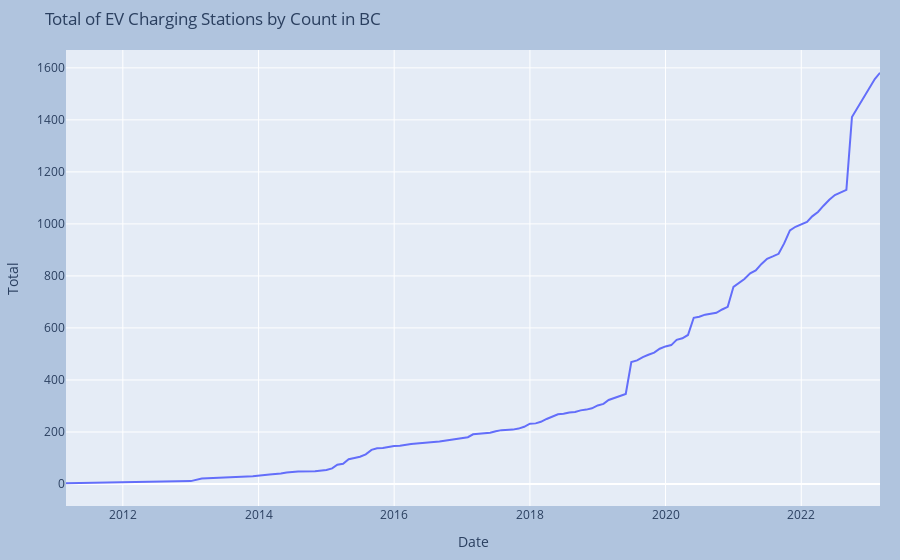

This figure's notebook cell:
### Markdown cell above
### These four graphs makeup the seasonal decomposition of BC's EV network. From Top to Bottom:
     
#### 1.) The first graph is the original time series data.

#### 2.) The second graph shows us the trend in the data. What we can see here is that between 2015 and 2016, there was an     increase in the number of EV charging stations being developed in BC. But then that trend declined to 2014 levels and remained there until 2019. Then we see that there was a huge increase in the number of charging stations being opened until the covid-19 pandemic hit where there was another decline. But this trend recovered and continued in 2021 and in 2022 saw the highest number of EV charging stations being opened.

#### 3.) The third graph shows us the seasonality component in the data. It seems there is a pattern during the year for EV stations being opened where the number of stations opened is higher in the earlier months of the year and then lower over the summer months.

#### 4.) The fourth and final graph is the noise in the data. This graph shows us the random fluctations in the data and is helpful for highlighting outliers and shows us if seasonal decomposition has performed well on this data. Based on this graph, certain months in 2019 and 2020, and 2021 may be outliers and it appears that seasonal deocomposition has done an effective job of capturing the dataset as there is no clear pattern in the residuals.

### Code cell
# Graph and dataset highlighting growth of EV's in BC
trend_data = trend_data.reset_index(drop=False)
trend_data['Total'] = 3
for i in range(len(trend_data)-1):
    count = trend_data['Count'][i+1]
    total = count + trend_data['Total'][i]
    trend_data['Total'][i+1] = total

fig = px.line(trend_data, x="Date", y="Total", title="Total of EV Charging Stations by Count in BC")
fig.update_layout(
    margin=dict(l=20, r=20, t=50, b=20),
    paper_bgcolor="LightSteelBlue",
)

fig.show()

### Figure 1 — Plotly figure (JSON) as saved in the notebook; plotly's stock layout.template omitted (floating-point values rounded to 4 significant figures)
{"data": [{"hovertemplate": "Date=%{x}<br>Total=%{y}<extra></extra>", "legendgroup": "", "line": {"color": "#636efa", "dash": "solid"}, "marker": {"symbol": "circle"}, "mode": "lines", "name": "", "orientation": "v", "showlegend": false, "type": "scatter", "x": ["2011-03-01T00:00:00", "2011-06-01T00:00:00", "2012-03-01T00:00:00", "2013-01-01T00:00:00", "2013-03-01T00:00:00", "2013-04-01T00:00:00", "2013-05-01T00:00:00", "2013-06-01T00:00:00", "2013-07-01T00:00:00", "2013-09-01T00:00:00", "2013-11-01T00:00:00", "2013-12-01T00:00:00", "2014-03-01T00:00:00", "2014-04-01T00:00:00", "2014-05-01T00:00:00", "2014-06-01T00:00:00", "2014-07-01T00:00:00", "2014-08-01T00:00:00", "2014-11-01T00:00:00", "2014-12-01T00:00:00", "2015-01-01T00:00:00", "2015-02-01T00:00:00", "2015-03-01T00:00:00", "2015-04-01T00:00:00", "2015-05-01T00:00:00", "2015-06-01T00:00:00", "2015-07-01T00:00:00", "2015-08-01T00:00:00", "2015-09-01T00:00:00", "2015-10-01T00:00:00", "2015-11-01T00:00:00", "2015-12-01T00:00:00", "2016-01-01T00:00:00", "2016-02-01T00:00:00", "2016-03-01T00:00:00", "2016-04-01T00:00:00", "2016-05-01T00:00:00", "2016-06-01T00:00:00", "2016-07-01T00:00:00", "2016-08-01T00:00:00", "2016-09-01T00:00:00", "2016-10-01T00:00:00", "2016-11-01T00:00:00", "2017-01-01T00:00:00", "2017-02-01T00:00:00", "2017-03-01T00:00:00", "2017-04-01T00:00:00", "2017-05-01T00:00:00", "2017-06-01T00:00:00", "2017-07-01T00:00:00", "2017-08-01T00:00:00", "2017-10-01T00:00:00", "2017-11-01T00:00:00", "2017-12-01T00:00:00", "2018-01-01T00:00:00", "2018-02-01T00:00:00", "2018-03-01T00:00:00", "2018-04-01T00:00:00", "2018-05-01T00:00:00", "2018-06-01T00:00:00", "2018-07-01T00:00:00", "2018-08-01T00:00:00", "2018-09-01T00:00:00", "2018-10-01T00:00:00", "2018-11-01T00:00:00", "2018-12-01T00:00:00", "2019-01-01T00:00:00", "2019-02-01T00:00:00", "2019-03-01T00:00:00", "2019-04-01T00:00:00", "2019-05-01T00:00:00", "2019-06-01T00:00:00", "2019-07-01T00:00:00", "2019-08-01T00:00:00", "2019-09-01T00:00:00", "2019-10-01T00:00:00", "2019-11-01T00:00:00", "2019-12-01T00:00:00", "2020-01-01T00:00:00", "2020-02-01T00:00:00", "2020-03-01T00:00:00", "2020-04-01T00:00:00", "2020-05-01T00:00:00", "2020-06-01T00:00:00", "2020-07-01T00:00:00", "2020-08-01T00:00:00", "2020-09-01T00:00:00", "2020-10-01T00:00:00", "2020-11-01T00:00:00", "2020-12-01T00:00:00", "2021-01-01T00:00:00", "2021-02-01T00:00:00", "2021-03-01T00:00:00", "2021-04-01T00:00:00", "2021-05-01T00:00:00", "2021-06-01T00:00:00", "2021-07-01T00:00:00", "2021-08-01T00:00:00", "2021-09-01T00:00:00", "2021-10-01T00:00:00", "2021-11-01T00:00:00", "2021-12-01T00:00:00", "2022-01-01T00:00:00", "2022-02-01T00:00:00", "2022-03-01T00:00:00", "2022-04-01T00:00:00", "2022-05-01T00:00:00", "2022-06-01T00:00:00", "2022-07-01T00:00:00", "2022-08-01T00:00:00", "2022-09-01T00:00:00", "2022-10-01T00:00:00", "2022-11-01T00:00:00", "2022-12-01T00:00:00", "2023-01-01T00:00:00", "2023-02-01T00:00:00", "2023-03-01T00:00:00"], "xaxis": "x", "y": [3, 4, 8, 11, 21, 22, 23, 24, 25, 27, 28, 30, 36, 37, 40, 44, 46, 48, 49, 51, 54, 60, 74, 78, 95, 100, 105, 114, 131, 137, 138, 142, 146, 147, 151, 154, 156, 157, 159, 161, 163, 166, 170, 174, 180, 191, 194, 196, 197, 203, 207, 209, 213, 220, 232, 233, 239, 250, 260, 268, 270, 275, 277, 283, 286, 291, 302, 308, 323, 332, 338, 346, 469, 475, 488, 497, 505, 520, 529, 534, 554, 560, 573, 639, 643, 651, 654, 658, 671, 681, 758, 775, 788, 810, 821, 846, 866, 875, 885, 925, 975, 989, 998, 1008, 1029, 1046, 1070, 1093, 1111, 1120, 1131, 1411, 1447, 1484, 1518, 1557, 1581], "yaxis": "y"}], "layout": {"autosize": true, "legend": {"tracegroupgap": 0}, "margin": {"b": 20, "l": 20, "r": 20, "t": 50}, "paper_bgcolor": "LightSteelBlue", "title": {"text": "Total of EV Charging Stations by Count in BC"}, "xaxis": {"anchor": "y", "autorange": true, "domain": [0, 1], "range": ["2011-03-01", "2023-03-01"], "title": {"text": "Date"}, "type": "date"}, "yaxis": {"anchor": "x", "autorange": true, "domain": [0, 1], "range": [-84.67, 1669.0], "title": {"text": "Total"}, "type": "linear"}}}
